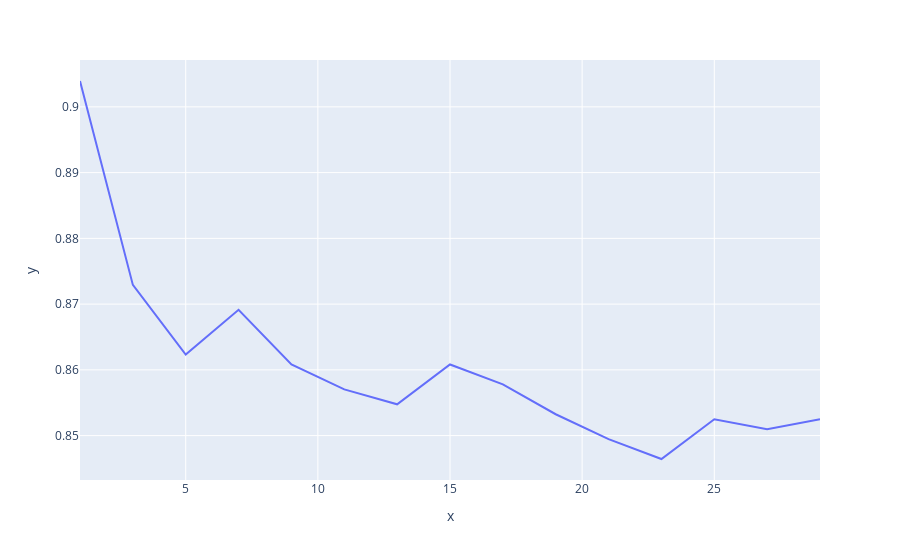

The code cell stored with this chart in its notebook:
### Code cell
px.line(x=k_values, y=accuracy_values)

### Figure 1 — Plotly figure (JSON) as saved in the notebook; plotly's stock layout.template omitted (floating-point values rounded to 4 significant figures)
{"data": [{"hovertemplate": "x=%{x}<br>y=%{y}<extra></extra>", "legendgroup": "", "line": {"color": "#636efa", "dash": "solid"}, "marker": {"symbol": "circle"}, "mode": "lines", "name": "", "orientation": "v", "showlegend": false, "type": "scatter", "x": [1, 3, 5, 7, 9, 11, 13, 15, 17, 19, 21, 23, 25, 27, 29], "xaxis": "x", "y": [0.9039, 0.8729, 0.8623, 0.8691, 0.8608, 0.857, 0.8548, 0.8608, 0.8578, 0.8533, 0.8495, 0.8464, 0.8525, 0.851, 0.8525], "yaxis": "y"}], "layout": {"legend": {"tracegroupgap": 0}, "margin": {"t": 60}, "xaxis": {"anchor": "y", "domain": [0, 1], "title": {"text": "x"}}, "yaxis": {"anchor": "x", "domain": [0, 1], "title": {"text": "y"}}}}
